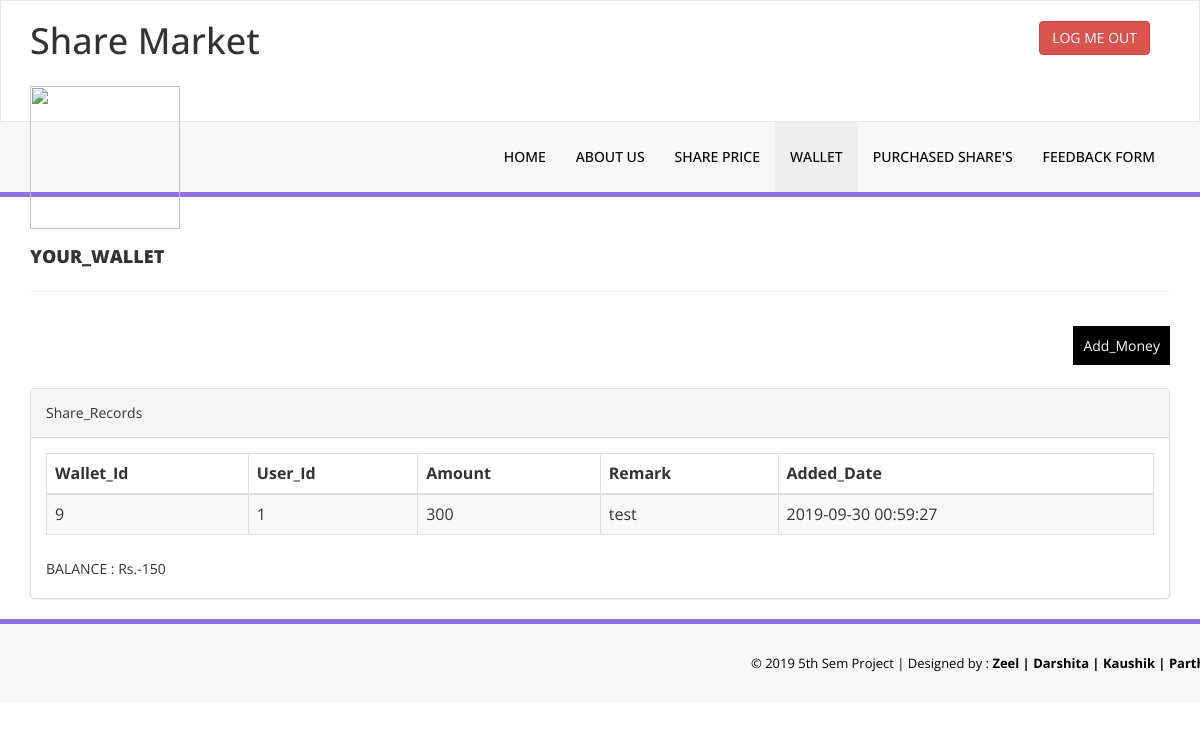
The app's page /Wallet.php (signed in) with its own data.
### tables this page shows
CREATE TABLE IF NOT EXISTS `tbl_wallet` (
  `wid` int(10) NOT NULL AUTO_INCREMENT,
  `uid` int(10) DEFAULT NULL,
  `amt` varchar(50) NOT NULL,
  `remark` text NOT NULL,
  `date` timestamp NOT NULL DEFAULT CURRENT_TIMESTAMP,
  PRIMARY KEY (`wid`)
);

### Wallet.php (the view, shortened to what this page needs)
<?php
include 'connection.php';
?>
<!DOCTYPE html>
<html xmlns="http://www.w3.org/1999/xhtml">
<head>
    <link href="assets/css/bootstrap.css" rel="stylesheet" />
    <link href="assets/css/font-awesome.css" rel="stylesheet" />
    <link href="assets/js/dataTables/dataTables.bootstrap.css" rel="stylesheet" />
    <link href="assets/css/style.css" rel="stylesheet" />
</head>
<body>
      <?php include 'header.php'; ?>
    <?php include 'menu.php'; ?>
    <div class="content-wrapper">
         <div class="container">
        <div class="row pad-botm">
            <div class="col-md-12">
                <h4 class="header-line">Your_Wallet</h4>
                            </div>
        </div>
            <div class="row">
                <div class="col-md-12">
                  <div style="text-align:right;">
                    <a href="insertwallet.php" style="background:#000000;color:#ffffff;padding:10px;">Add_Money</a>
                  </div>
                  <br/>
                    <div class="panel panel-default">
                        <div class="panel-heading">
                            Share_Records
                        </div>
                        <div class="panel-body">
                            <div class="table-responsive">
                                <table class="table table-striped table-bordered table-hover" id="dataTables-example">
                                    <thead>
                                        <tr>
                                            <th>Wallet_Id</th>
                                            <th>User_Id</th>
                                            <th>Amount</th>
                                            <th>Remark</th>
                                            <th>Added_Date</th>
                                        </tr>
                                    </thead>
                                    <?php
                                    $totalcredit=0;
                                    $totaldebit=0;
                                    $result=mysqli_query($conn,"select * from tbl_parchage WHERE uid='".$_SESSION["id"]."'");
                                    while($row=mysqli_fetch_assoc($result))
                                    {
                                        $totaldebit=$totaldebit+($row["qty"]*$row["price"]);
                                    }
                                      $result=mysqli_query($conn,"select * from tbl_wallet where uid='".$_SESSION["id"]."'");
                                    while($row=mysqli_fetch_array($result))
                                    {
                                      $totalcredit=$totalcredit+$row["amt"];
                                     ?>
                                     <tr>
                                            <td><?php echo $row["wid"]; ?></td>
                                            <td><?php echo $row["uid"]; ?></td>
                                            <td><?php echo $row["amt"]; ?></td>
                                            <td><?php echo $row["remark"]; ?></td>
                                            <td><?php echo $row["date"]; ?></td>
                                     </tr>
                                    <?php } ?>
                                </table>
                                <?php echo "BALANCE : Rs.".($totalcredit-$totaldebit); ?>
                            </div>
                        </div>
                    </div>
                </div>
            </div>
            </div>
    <?php include 'footer.php'; ?>
</body>
</html>

### assets/css/style.css (style rules this page uses)
.content-wrapper { margin-top: 40px; min-height:800px; padding-bottom:90px; }
.header-line { font-weight:900; padding-bottom:25px; border-bottom:1px solid #eeeeee; text-transform:uppercase; }
.pad-botm { padding-bottom:30px; }

### records on screen
tbl_wallet: wid "9", uid "1", amt "300", remark "test", date "2019-09-30 00:59:27"

### other values on screen
$totalcredit-$totaldebit "-150"
